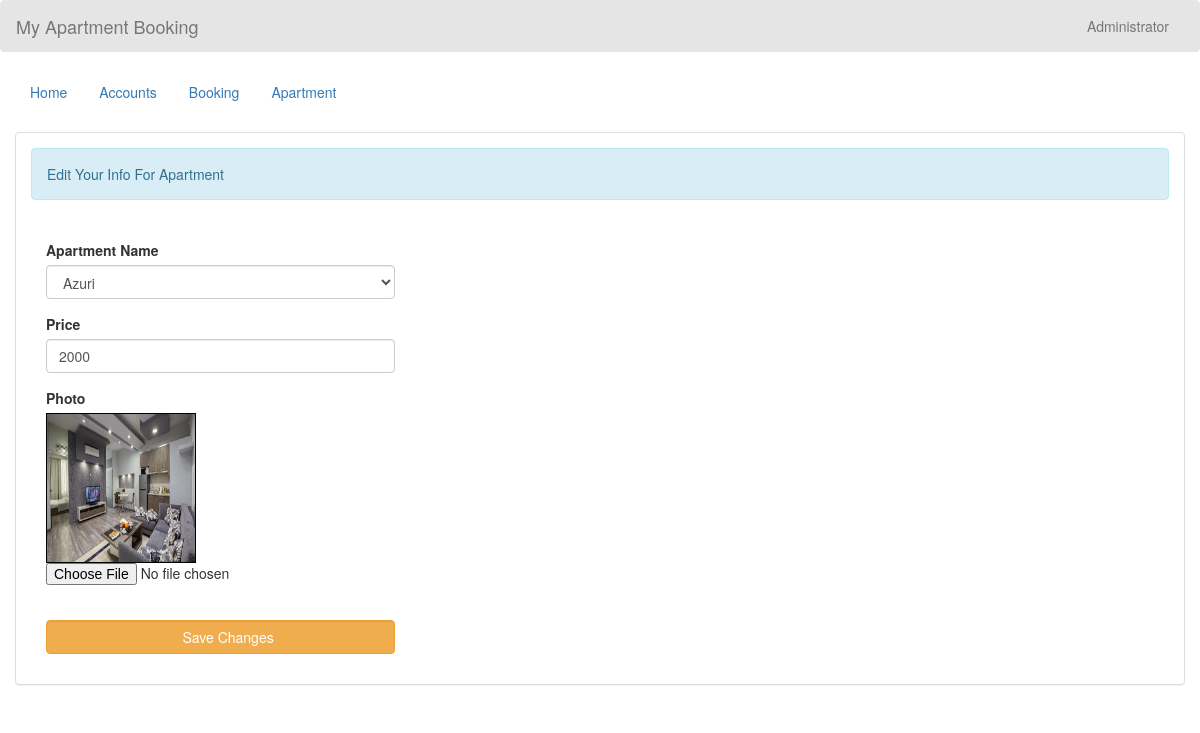
The app's page /admin/edit_apartment.php?Apartment_id=1 (signed in) with its own data.
### tables this page shows
CREATE TABLE `apartments` (
  `Apartment_id` int(11) NOT NULL,
  `Apartment_name` varchar(50) NOT NULL,
  `price` varchar(11) NOT NULL,
  `photo` varchar(100) NOT NULL
);

### admin/name.php (called while the page is built)
<?php
	require 'connect.php';
	$query = $conn->query("SELECT * FROM `admin` WHERE `admin_id` = '$_SESSION[admin_id]'") or die(mysqli_error());
	$fetch = $query->fetch_array();
	$name = $fetch['name'];
?>

### admin/edit_apartment.php (the view, shortened to what this page needs)
<!DOCTYPE html>
<?php
	require 'name.php';
?>
<html lang = "en">
	<head>
		<link rel = "stylesheet" type = "text/css" href = "../css/bootstrap.css " />
		<link rel = "stylesheet" type = "text/css" href = "../css/style.css" />
	</head>
<body>
	<nav style = "background-color:rgba(0, 0, 0, 0.1);" class = "navbar navbar-default">
		<div  class = "container-fluid">
			<div class = "navbar-header">
				<a class = "navbar-brand" >My Apartment Booking</a>
			</div>
			<ul class = "nav navbar-nav pull-right ">
				<li class = "dropdown">
					<a class="dropdown-toggle" data-toggle="dropdown" role="button" aria-haspopup="true" aria-expanded="false"><i class = "glyphicon glyphicon-user"></i> <?php echo $name;?></a>
				</li>
			</ul>
		</div>
	</nav>
	<div class = "container-fluid">
		<ul class = "nav nav-pills">
			<li><a href = "home.php">Home</a></li>
			<li><a href = "account.php">Accounts</a></li>
			<li><a href = "book.php">Booking</a></li>
			<li><a href = "apartment.php">Apartment</a></li>
		</ul>
	</div>
	<br />
	<div class = "container-fluid">
		<div class = "panel panel-default">
			<div class = "panel-body">
				<div class = "alert alert-info">Edit Your Info For Apartment</div>
				<br />
				<div class = "col-md-4">
					<?php
						$query = $conn->query("SELECT * FROM `apartments` WHERE `Apartment_id` = '$_REQUEST[Apartment_id]'") or die(mysqli_error());
						$fetch = $query->fetch_array();
					?>
					<form method = "POST" enctype = "multipart/form-data">
						<div class = "form-group">
							<label>Apartment Name </label>
							<select class = "form-control" required = required name = "Apartment_name">
								<option value = "Azuri" <?php if($fetch['Apartment_name'] == "Azuri"){echo "selected";}?>>Azuri</option>
							</select>
						</div>
						<div class = "form-group">
							<label>Price </label>
							<input type = "number" min = "0" max = "999999999" value = "<?php echo $fetch['price']?>" class = "form-control" name = "price" />
						</div>
						<div class = "form-group">
							<label>Photo </label>
							<div id = "preview" style = "width:150px; height :150px; border:1px solid #000;">
								<img src = "../photo/<?php echo $fetch['photo']?>" id = "lbl" width = "100%" height = "100%"/>
							</div>
							<input type = "file" required = "required" id = "photo" name = "photo" />
						</div>
						<br />
						<div class = "form-group">
							<button name = "edit_apartment" class = "btn btn-warning form-control"><i class = "glyphicon glyphicon-edit"></i> Save Changes</button>
						</div>
					</form>
				</div>
			</div>
		</div>
	</div>
	<br />
	<br />
</body>
</html>

### records on screen
apartments: Apartment_name "Azuri", price "2000", photo (picture)

### other values on screen
$name "Administrator"
